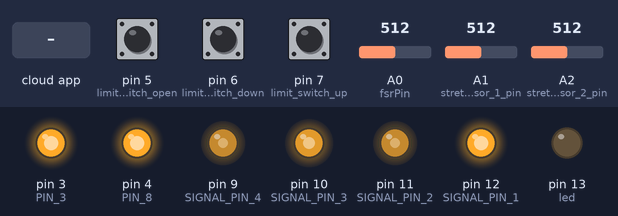
A sketch run on a simulated Arduino Uno, built with avr-gcc and run on an emulated ATmega328P. Parts: output pins drawn as LEDs (lit = HIGH). The inputs (shaded band) are chosen by the test bench; at power-on: pin 5 (limit_switch_open) HIGH, pin 6 (limit_switch_down) HIGH, pin 7 (limit_switch_up) HIGH, A0 (fsrPin) = 512, A1 (stretch_sensor_1_pin) = 512, A2 (stretch_sensor_2_pin) = 512. The ROS host is connected and sends only what is stated.

Above: at 1.2 s.
1.3 s: pin 5 (limit_switch_open) pulled LOW for 0.15 s
At 1.4 s:
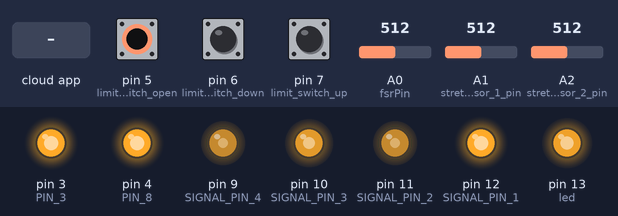
3.0 s: the phone or cloud app sets clamp_movement to -100
At 4.2 s:
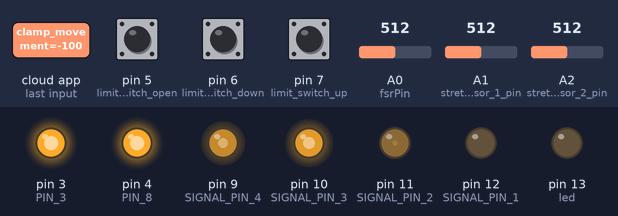
4.5 s: pin 6 (limit_switch_down) pulled LOW for 0.15 s
At 4.67 s:
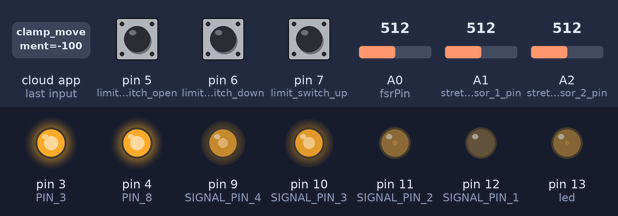
6.2 s: the phone or cloud app sets clamp_grasp to -100
At 6.7 s:
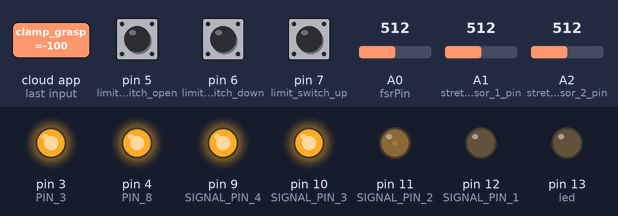
7.7 s: pin 7 (limit_switch_up) pulled LOW for 0.15 s
At 7.88 s:
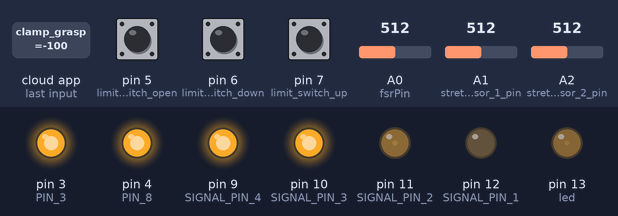
9.4 s: the phone or cloud app sets clamp_movement to 100
At 10.4 s:
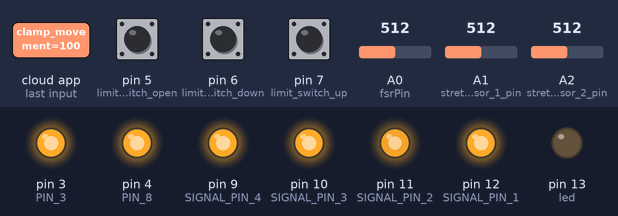
Timing chart, 0 to 11.9 s (numbered marks = the images above; inputs shaded):
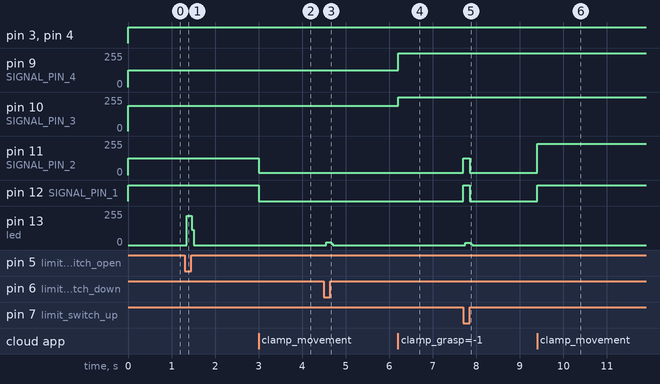

Measured:
- after the input at 1.3 s, pin 13 (led): 0/255 → 219/255 after 0.05 s, → 0/255 0.12 s later
- after the input at 3.0 s, pin 11 (SIGNAL_PIN_2): 127/255 → 17/255 at once; pin 12 (SIGNAL_PIN_1): HIGH → LOW at once
- after the input at 4.5 s, pin 13 (led): 0/255 → 19/255 after 0.05 s, → 0/255 0.12 s later
- after the input at 6.2 s, pin 9 (SIGNAL_PIN_4): 127/255 → 255/255 at once; pin 10 (SIGNAL_PIN_3): 190/255 → 255/255 at once
- after the input at 7.7 s, pin 11 (SIGNAL_PIN_2): 17/255 → 127/255 at once, → 17/255 0.15 s later; pin 12 (SIGNAL_PIN_1): LOW → HIGH at once, → LOW 0.15 s later; pin 13 (led): 0/255 → 18/255 after 0.05 s, → 0/255 0.12 s later
- after the input at 9.4 s, pin 11 (SIGNAL_PIN_2): 17/255 → 233/255 at once; pin 12 (SIGNAL_PIN_1): LOW → HIGH at once

The sketch:

clamp_switch.ino
```cpp
/* Pin layout
 *
 *  Arduino ---> Clamp control
 *  Red ---> GND
 *  White ---> 5V
 *  Black ---> Signal 1
 *  Green ---> Signal 2
 *
 *  Limit switch ---> Arduino
 *  Clamp_movement & Clamp_grasp
 *  COM ---> 5V
 *  NC ---> R-7, GNDx
 *
 *  FSR ---> Arduino
 *  FSR_R ---> 5V
 *  FSR_L ---> R-GND, A0
 *
 *  Stretch sensor ---> Arduino
 *  SS_r ---> 5V
 *  SS_l ---> 10k R -- GND, A1
 *
 *  Relay switch - Arduino ---> Gear switch
 *  7 ---> COM_1
 *  5 ---> NC_1
 *  3 ---> NO_1
 *  4 ---> COM_2
 *  6 ---> NC_2
 *  8 ---> NO_2
 *
 */

#include <ros.h>
#include <std_msgs/Bool.h>
#include <std_msgs/Float32.h>
#include <std_msgs/Int8.h>
#include <std_msgs/Int16.h>

std_msgs::Int16 force_msg;
std_msgs::Bool switch_up_msg;
std_msgs::Bool switch_down_msg;
std_msgs::Bool switch_open_msg;
std_msgs::Float32 stretch_msg;
std_msgs::Int8 gear_msg;

void switchCallback(const std_msgs::Bool&);
void clampmovementCallback(const std_msgs::Float32&);
void clampgraspCallback(const std_msgs::Float32&);
void gearCallback(const std_msgs::Int8&);

// Limit switch
int limit_switch_up = 7;
int limit_switch_down = 6;
int limit_switch_open = 5;
const int led = 13;
bool switch_status_up;
bool switch_status_down;
bool switch_status_open;

//FSR
int fsrPin = 0;
int fsrReading;

// Stretch sensor
int stretch_sensor_1_pin = 1;
int stretch_sensor_2_pin = 2;

// Clamp switch
const int SIGNAL_PIN_1 = 12;
const int SIGNAL_PIN_2 = 11;

const int SIGNAL_PIN_3 = 10;
const int SIGNAL_PIN_4 = 9;

const int PWM_MIN_1 = 120;
const int PWM_MIDDLE_1 = 190;
const int PWM_MAX_1 = 255;

const int PWM_MIN_2 = 80;
const int PWM_MIDDLE_2 = 127;
const int PWM_MAX_2 = 170;

bool clamp_switch;
float clamp_movement;
float clamp_grasp;

// Gear switch
int gear;

const int PIN_3 = 3;
const int PIN_8 = 4;

// ROS
ros::NodeHandle nh;

// Limit switch
ros::Publisher limit_switch_up_pub("switch_status_up", &switch_up_msg);
ros::Publisher limit_switch_down_pub("switch_status_down", &switch_down_msg);
ros::Publisher limit_switch_open_pub("switch_status_open", &switch_open_msg);

// FSR
ros::Publisher force_pub("force", &force_msg);

// Stretch sensor
ros::Publisher stretch_sensor_pub("stretch_length", &stretch_msg);

// Clamp switch
ros::Subscriber<std_msgs::Bool> clamp_switch_sub("clamp_switch_node/clamp_switch", &switchCallback);
ros::Subscriber<std_msgs::Float32> clamp_movement_sub("clamp_switch_node/clamp_movement", &clampmovementCallback);
ros::Subscriber<std_msgs::Float32> clamp_grasp_sub("clamp_switch_node/clamp_grasp", &clampgraspCallback);

// Gear switch
ros::Subscriber<std_msgs::Int8> gear_switch_sub("/velocity_node/gear", &gearCallback);

void setup()
{
  Serial.begin(115200);
  nh.initNode();

  // Limit switch
  pinMode(limit_switch_up, INPUT);
  pinMode(led, OUTPUT);
  digitalWrite(led,HIGH);
  nh.advertise(limit_switch_up_pub);

  pinMode(limit_switch_down, INPUT);
  pinMode(led, OUTPUT);
  digitalWrite(led,HIGH);
  nh.advertise(limit_switch_down_pub);

  pinMode(limit_switch_open, INPUT);
  pinMode(led, OUTPUT);
  digitalWrite(led,HIGH);
  nh.advertise(limit_switch_open_pub);

  // FSR
  nh.advertise(force_pub);

  // Stretch sensor
  nh.advertise(stretch_sensor_pub);

  // Clamp
  nh.subscribe(clamp_switch_sub);
  nh.subscribe(clamp_movement_sub);
  nh.subscribe(clamp_grasp_sub);

  pinMode(SIGNAL_PIN_1, OUTPUT);
  pinMode(SIGNAL_PIN_2, OUTPUT);

  analogWrite(SIGNAL_PIN_1, PWM_MIDDLE_1);
  analogWrite(SIGNAL_PIN_2, PWM_MIDDLE_2);
  analogWrite(SIGNAL_PIN_3, PWM_MIDDLE_1);
  analogWrite(SIGNAL_PIN_4, PWM_MIDDLE_2);

  // Gear switch
  pinMode(PIN_3, OUTPUT);
  pinMode(PIN_8, OUTPUT);
}

void loop()
{
  // Limit switch
  // Up
  if (digitalRead(limit_switch_up) == LOW)
  {
    digitalWrite(led, HIGH);
    switch_status_up = true;
  }
  else
  {
    digitalWrite(led, LOW);
    switch_status_up = false;
  }
  switch_up_msg.data = switch_status_up;
  limit_switch_up_pub.publish(&switch_up_msg);

  // Down
  if (digitalRead(limit_switch_down) == LOW)
  {
    digitalWrite(led, HIGH);
    switch_status_down = true;
  }
  else
  {
    digitalWrite(led, LOW);
    switch_status_down = false;
  }
  switch_down_msg.data = switch_status_down;
  limit_switch_down_pub.publish(&switch_down_msg);

  // Clamp open limit switch
  if (digitalRead(limit_switch_open) == LOW)
  {
    digitalWrite(led, HIGH);
    switch_status_open = true;
  }
  else
  {
    digitalWrite(led, LOW);
    switch_status_open = false;
  }
  switch_open_msg.data = switch_status_open;
  limit_switch_open_pub.publish(&switch_open_msg);

  // FSR
  fsrReading = analogRead(fsrPin);
  force_msg.data = fsrReading;
  force_pub.publish(&force_msg);

  // Stretch sensor
  float stretch_value;

  int value_1;
  int v_1_in = 5;
  float v_1_out = 0;
  float r_1_1 = 10;
  float r_1_2 = 0;
  float val_1;
  float buffer_1 = 0;
  value_1 = analogRead(stretch_sensor_1_pin);
  v_1_out = (5.0 / 1023.0) * value_1;
  buffer_1 = (v_1_in / v_1_out) - 1;
  r_1_2 = r_1_1 / buffer_1;
  val_1 = 1000 / r_1_2;

  int value_2;
  int v_2_in = 5;
  float v_2_out = 0;
  float r_2_1 = 10;
  float r_2_2 = 0;
  float val_2;
  float buffer_2 = 0;
  value_2 = analogRead(stretch_sensor_2_pin);
  v_2_out = (5.0 / 1023.0) * value_2;
  buffer_2 = (v_2_in / v_2_out) - 1;
  r_2_2 = r_2_1 / buffer_2;
  val_2 = 1000 / r_2_2;

  stretch_value = (val_1 + val_2) / 2;

  stretch_msg.data = stretch_value;
  stretch_sensor_pub.publish( &stretch_msg );

  // Clamp switch control

  // Clamp movement up and down
  if (clamp_movement < 0)
  {
  // Check for the limit switch
    if (switch_status_up == false)
    {
      int pwm_signal_move_1 = map(100*clamp_movement, -100, 100, PWM_MIN_1, PWM_MAX_1);
      int pwm_signal_move_2 = map(100*clamp_movement, -100, 100, PWM_MAX_2, PWM_MIN_2);

      analogWrite(SIGNAL_PIN_1, pwm_signal_move_1);
      analogWrite(SIGNAL_PIN_2, pwm_signal_move_2);
    }
    else
    {
      analogWrite(SIGNAL_PIN_1, PWM_MIDDLE_1);
      analogWrite(SIGNAL_PIN_2, PWM_MIDDLE_2);
    }
  }

  else if (clamp_movement > 0)
  {
    if (switch_status_down == false)
    {
      int pwm_signal_move_1 = map(100*clamp_movement, -100, 100, PWM_MIN_1, PWM_MAX_1);
      int pwm_signal_move_2 = map(100*clamp_movement, -100, 100, PWM_MAX_2, PWM_MIN_2);

      analogWrite(SIGNAL_PIN_1, pwm_signal_move_1);
      analogWrite(SIGNAL_PIN_2, pwm_signal_move_2);
    }
    else
    {
      analogWrite(SIGNAL_PIN_1, PWM_MIDDLE_1);
      analogWrite(SIGNAL_PIN_2, PWM_MIDDLE_2);
    }
  }

  // Clamp open and close

  if (clamp_grasp > 0)
  {
    // Checking for the plate position
    if ((stretch_value > 16.0 && stretch_value < 22.0) && (fsrReading < 400))
    {
      // Check for FSR value and limit switch
      //if (fsrReading < 400)
      int pwm_signal_grasp_1 = map(100*clamp_grasp, -100, 100, PWM_MIN_1, PWM_MAX_1);
      int pwm_signal_grasp_2 = map(100*clamp_grasp, -100, 100, PWM_MAX_2, PWM_MIN_2);

      analogWrite(SIGNAL_PIN_3, pwm_signal_grasp_1);
      analogWrite(SIGNAL_PIN_4, pwm_signal_grasp_2);

    }
    else
    {
      analogWrite(SIGNAL_PIN_3, PWM_MIDDLE_1);
      analogWrite(SIGNAL_PIN_4, PWM_MIDDLE_2);
    }
  }
  else if (clamp_grasp < 0)
  {
    // Check for limit switch
    if (switch_status_open == false)
    {
      int pwm_signal_grasp_1 = map(100*clamp_grasp, -100, 100, PWM_MIN_1, PWM_MAX_1);
      int pwm_signal_grasp_2 = map(100*clamp_grasp, -100, 100, PWM_MAX_2, PWM_MIN_2);

      analogWrite(SIGNAL_PIN_3, pwm_signal_grasp_1);
      analogWrite(SIGNAL_PIN_4, pwm_signal_grasp_2);
    }
    else
    {
      analogWrite(SIGNAL_PIN_3, PWM_MIDDLE_1);
      analogWrite(SIGNAL_PIN_4, PWM_MIDDLE_2);
    }
  }

  // Gear switch
  if (gear == 1)
  {
    digitalWrite(PIN_3, HIGH);
    digitalWrite(PIN_8, LOW);
  }

  else if (gear  == 0)
  {
    digitalWrite(PIN_3, HIGH);
    digitalWrite(PIN_8, HIGH);
  }

  else if (gear == -1)
  {
    digitalWrite(PIN_3, LOW);
    digitalWrite(PIN_8, HIGH);
  }

  nh.spinOnce();
  delay(1);
}

// Clamp switch
void switchCallback(const std_msgs::Bool& msg)
{
  clamp_switch = msg.data;
}

// Clamp movement
void clampmovementCallback(const std_msgs::Float32& msg)
{
  clamp_movement = msg.data;
}

// Clamp grasp
void clampgraspCallback(const std_msgs::Float32& msg)
{
  clamp_grasp = msg.data;
}

// Gear switch
void gearCallback(const std_msgs::Int8& msg)
{
  gear = msg.data;
}
```
